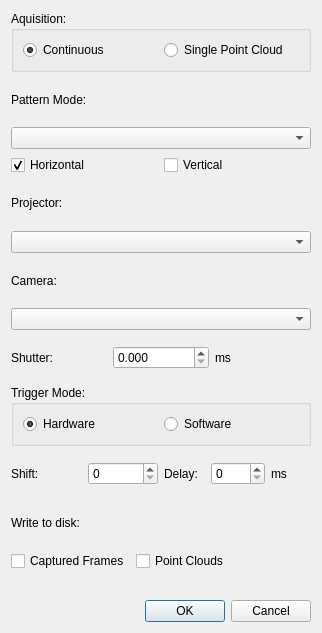
<?xml version="1.0" encoding="UTF-8"?>
<ui version="4.0">
 <class>PreferenceDialog</class>
 <widget class="QDialog" name="PreferenceDialog">
  <property name="geometry">
   <rect>
    <x>0</x>
    <y>0</y>
    <width>322</width>
    <height>633</height>
   </rect>
  </property>
  <property name="sizePolicy">
   <sizepolicy hsizetype="Fixed" vsizetype="Fixed">
    <horstretch>0</horstretch>
    <verstretch>0</verstretch>
   </sizepolicy>
  </property>
  <property name="windowTitle">
   <string>Preferences</string>
  </property>
  <layout class="QGridLayout" name="gridLayout">
   <item row="3" column="0">
    <layout class="QHBoxLayout" name="patternModeLayout">
     <item>
      <widget class="QCheckBox" name="patternHorizontalCheckBox">
       <property name="text">
        <string>Horizontal</string>
       </property>
       <property name="checked">
        <bool>true</bool>
       </property>
      </widget>
     </item>
     <item>
      <widget class="QCheckBox" name="patternVerticalCheckBox">
       <property name="text">
        <string>Vertical</string>
       </property>
      </widget>
     </item>
    </layout>
   </item>
   <item row="4" column="0">
    <widget class="QLabel" name="projectorLabel">
     <property name="text">
      <string>Projector:</string>
     </property>
    </widget>
   </item>
   <item row="2" column="0">
    <widget class="QComboBox" name="patternModeComboBox"/>
   </item>
   <item row="8" column="0">
    <layout class="QHBoxLayout" name="shutterLayout">
     <item>
      <widget class="QLabel" name="shutterLabel">
       <property name="enabled">
        <bool>true</bool>
       </property>
       <property name="text">
        <string>Shutter:</string>
       </property>
      </widget>
     </item>
     <item>
      <widget class="QDoubleSpinBox" name="shutterDoubleSpinBox">
       <property name="decimals">
        <number>3</number>
       </property>
       <property name="maximum">
        <double>999.990000000000009</double>
       </property>
      </widget>
     </item>
     <item>
      <widget class="QLabel" name="delayMsLabel_2">
       <property name="text">
        <string>ms</string>
       </property>
      </widget>
     </item>
    </layout>
   </item>
   <item row="12" column="0">
    <layout class="QFormLayout" name="formLayout">
     <item row="0" column="0">
      <widget class="QCheckBox" name="framesCheckBox">
       <property name="text">
        <string>Captured Frames</string>
       </property>
      </widget>
     </item>
     <item row="0" column="1">
      <widget class="QCheckBox" name="pointCloudsCheckBox">
       <property name="text">
        <string>Point Clouds</string>
       </property>
      </widget>
     </item>
    </layout>
   </item>
   <item row="6" column="0">
    <widget class="QLabel" name="cameraLabel">
     <property name="text">
      <string>Camera:</string>
     </property>
    </widget>
   </item>
   <item row="9" column="0">
    <widget class="QGroupBox" name="groupBox">
     <property name="title">
      <string>Trigger Mode:</string>
     </property>
     <layout class="QGridLayout" name="gridLayout_3">
      <item row="0" column="1">
       <widget class="QRadioButton" name="triggerSoftwareRadioButton">
        <property name="text">
         <string>Software</string>
        </property>
       </widget>
      </item>
      <item row="0" column="0">
       <widget class="QRadioButton" name="triggerHardwareRadioButton">
        <property name="text">
         <string>Hardware</string>
        </property>
        <property name="checked">
         <bool>true</bool>
        </property>
       </widget>
      </item>
     </layout>
    </widget>
   </item>
   <item row="5" column="0">
    <widget class="QComboBox" name="projectorComboBox"/>
   </item>
   <item row="0" column="0">
    <widget class="QGroupBox" name="groupBox_2">
     <property name="title">
      <string>Aquisition:</string>
     </property>
     <layout class="QGridLayout" name="gridLayout_2">
      <item row="0" column="0">
       <widget class="QRadioButton" name="aquisitioncontinuousRadioButton">
        <property name="text">
         <string>Continuous</string>
        </property>
        <property name="checked">
         <bool>true</bool>
        </property>
       </widget>
      </item>
      <item row="0" column="1">
       <widget class="QRadioButton" name="aquisitionSingleRadioButton">
        <property name="text">
         <string>Single Point Cloud</string>
        </property>
       </widget>
      </item>
     </layout>
    </widget>
   </item>
   <item row="7" column="0">
    <widget class="QComboBox" name="cameraComboBox"/>
   </item>
   <item row="1" column="0">
    <widget class="QLabel" name="patternModeLabel">
     <property name="text">
      <string>Pattern Mode:</string>
     </property>
    </widget>
   </item>
   <item row="13" column="0">
    <widget class="QDialogButtonBox" name="buttonBox">
     <property name="orientation">
      <enum>Qt::Horizontal</enum>
     </property>
     <property name="standardButtons">
      <set>QDialogButtonBox::Cancel|QDialogButtonBox::Ok</set>
     </property>
    </widget>
   </item>
   <item row="11" column="0">
    <widget class="QLabel" name="writeToDiskLabel">
     <property name="text">
      <string>Write to disk:</string>
     </property>
    </widget>
   </item>
   <item row="10" column="0">
    <layout class="QHBoxLayout" name="triggerLayout">
     <item>
      <layout class="QHBoxLayout" name="shiftLayout">
       <item>
        <widget class="QLabel" name="shiftLabel">
         <property name="text">
          <string>Shift:</string>
         </property>
        </widget>
       </item>
       <item>
        <widget class="QSpinBox" name="shiftSpinBox">
         <property name="minimum">
          <number>0</number>
         </property>
        </widget>
       </item>
      </layout>
     </item>
     <item>
      <layout class="QHBoxLayout" name="delayLayout">
       <item>
        <widget class="QLabel" name="delayLabel">
         <property name="enabled">
          <bool>true</bool>
         </property>
         <property name="text">
          <string>Delay:</string>
         </property>
        </widget>
       </item>
       <item>
        <widget class="QSpinBox" name="delaySpinBox">
         <property name="maximum">
          <number>9999</number>
         </property>
        </widget>
       </item>
       <item>
        <widget class="QLabel" name="delayMsLabel">
         <property name="text">
          <string>ms</string>
         </property>
        </widget>
       </item>
      </layout>
     </item>
    </layout>
   </item>
  </layout>
  <zorder>buttonBox</zorder>
  <zorder>cameraLabel</zorder>
  <zorder>projectorLabel</zorder>
  <zorder>cameraComboBox</zorder>
  <zorder>patternModeLabel</zorder>
  <zorder>patternModeComboBox</zorder>
  <zorder>projectorComboBox</zorder>
  <zorder>writeToDiskLabel</zorder>
  <zorder>groupBox</zorder>
  <zorder>groupBox_2</zorder>
  <zorder></zorder>
 </widget>
 <resources/>
 <connections>
  <connection>
   <sender>buttonBox</sender>
   <signal>accepted()</signal>
   <receiver>PreferenceDialog</receiver>
   <slot>accept()</slot>
   <hints>
    <hint type="sourcelabel">
     <x>248</x>
     <y>254</y>
    </hint>
    <hint type="destinationlabel">
     <x>157</x>
     <y>274</y>
    </hint>
   </hints>
  </connection>
  <connection>
   <sender>buttonBox</sender>
   <signal>rejected()</signal>
   <receiver>PreferenceDialog</receiver>
   <slot>reject()</slot>
   <hints>
    <hint type="sourcelabel">
     <x>316</x>
     <y>260</y>
    </hint>
    <hint type="destinationlabel">
     <x>286</x>
     <y>274</y>
    </hint>
   </hints>
  </connection>
 </connections>
</ui>
